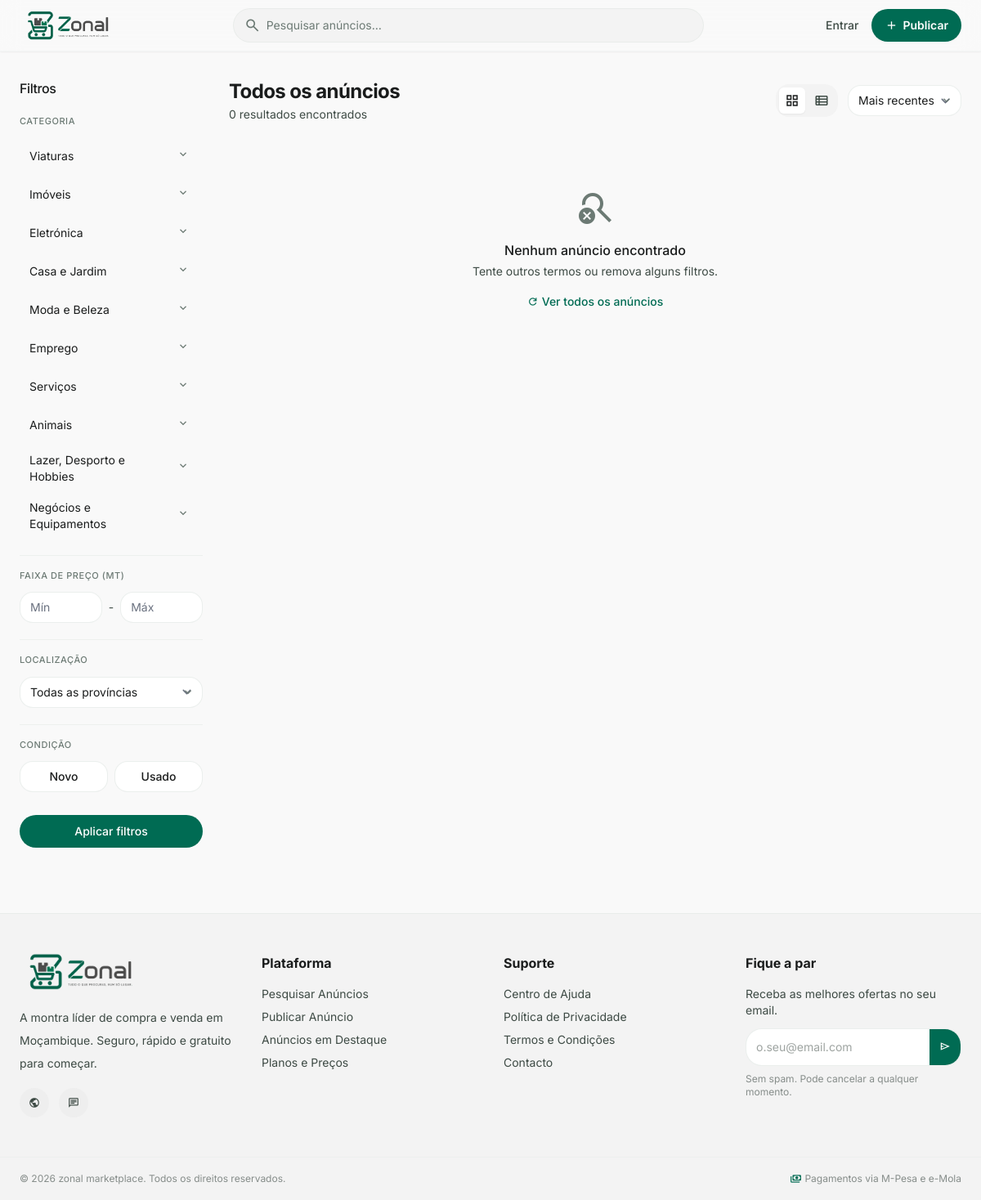
Screenshot of /pesquisa/ with the database file from the repository.
### apps/categorias/models.py (models this page shows, shortened)
class Categoria(models.Model):
    pai = models.ForeignKey(
        'self', on_delete=models.CASCADE,
        null=True, blank=True, related_name='subcategorias'
    )
    nome = models.CharField(max_length=100)
    slug = models.SlugField(max_length=100, unique=True)
    icone_url = models.CharField(max_length=255, blank=True)
    ordem = models.PositiveIntegerField(default=0)
    activa = models.BooleanField(default=True)
    nivel = models.PositiveIntegerField(default=0)
    class Meta:
        verbose_name = 'Categoria'
        verbose_name_plural = 'Categorias'
        ordering = ['ordem', 'nome']

### apps/anuncios/views.py (the view)
# urls.py: path('pesquisa/', views.pesquisa_view, name='anuncio-pesquisa'),
def pesquisa_view(request):
    from apps.categorias.models import Categoria
    queryset = Anuncio.objects.filter(
        estado='activo'
    ).select_related('categoria').prefetch_related('imagens')
    search = request.GET.get('search', '').strip()
    categoria_slug = request.GET.get('categoria', '').strip()
    provincia = request.GET.get('provincia', '').strip()
    preco_min = request.GET.get('preco_min', '').strip()
    preco_max = request.GET.get('preco_max', '').strip()
    condicao = request.GET.get('condicao', '').strip()
    ordering = request.GET.get('ordering', '-publicado_em')
    if search:
        queryset = queryset.filter(
            Q(titulo__icontains=search) | Q(descricao__icontains=search)
        )
    if categoria_slug:
        queryset = queryset.filter(
            Q(categoria__slug=categoria_slug) | Q(categoria__pai__slug=categoria_slug)
        )
    if provincia:
        queryset = queryset.filter(provincia__iexact=provincia)
    if preco_min:
        try:
            queryset = queryset.filter(preco__gte=float(preco_min))
        except ValueError:
            pass
    if preco_max:
        try:
            queryset = queryset.filter(preco__lte=float(preco_max))
        except ValueError:
            pass
    if condicao:
        queryset = queryset.filter(condicao=condicao)
    ordering_validos = ['publicado_em', '-publicado_em', 'preco', '-preco', '-visualizacoes']
    if ordering not in ordering_validos:
        ordering = '-publicado_em'
    queryset = queryset.order_by(ordering)
    paginator = Paginator(queryset, 12)
    page_obj = paginator.get_page(request.GET.get('page', 1))
    page_obj.object_list = [_anuncio_para_dict(a, request) for a in page_obj]
    return render(request, 'anuncios/pesquisa.html', {
        'page_obj': page_obj,
        'categorias': Categoria.objects.filter(activa=True, pai__isnull=True).prefetch_related('subcategorias').order_by('ordem'),
        'provincias': PROVINCIAS,
        'search': search,
        'categoria_slug': categoria_slug,
        'provincia': provincia,
        'preco_min': preco_min,
        'preco_max': preco_max,
        'condicao': condicao,
        'ordering': ordering,
    })

### templates/anuncios/pesquisa.html (shortened to what this page needs)
{% extends "base.html" %}
{% load static %}
{% block content %}
    <main class="pt-24 pb-20 px-4 sm:px-6 max-w-screen-2xl mx-auto flex flex-col md:flex-row gap-6 md:gap-8">
        <aside id="filters-sidebar" class="w-full md:w-56 flex-shrink-0 hidden md:block">
            <div class="sticky top-28">
                <form method="GET" action="{% url 'anuncio-pesquisa' %}" id="filtros-form">
                    <div class="flex items-center justify-between mb-5">
                        <h3 class="text-on-surface font-medium text-base tracking-tight">Filtros</h3>
                    </div>
                    <div class="mb-5">
                        <p class="text-[11px] font-medium uppercase tracking-wider text-outline mb-3">Categoria</p>
                        <div class="space-y-0.5" id="categorias-list">
                            {% for cat in categorias %}
                                <div>
                                    <div class="flex items-center justify-between px-3 py-2 rounded-lg text-sm transition-all
                {% if categoria_slug == cat.slug %}bg-primary/10 text-primary font-medium{% else %}text-on-surface hover:bg-surface-container-low{% endif %}">
                                        <button type="button"
                                                onclick="selecionarCategoria('{{ cat.slug }}')"
                                                class="flex-1 text-left flex items-center gap-1.5">
                                            <span>{{ cat.nome }}</span>
                                        </button>
                                        {% if cat.subcategorias.all %}
                                            <button type="button"
                                                    onclick="toggleSubcategorias('{{ cat.slug }}', this)"
                                                    class="ml-1 p-1 rounded hover:bg-surface-container-low transition-all"
                                                    aria-label="Expandir subcategorias">
            <span class="material-symbols-outlined text-[16px] text-outline transition-transform duration-200"
                  id="chevron-{{ cat.slug }}">expand_more</span>
                                            </button>
                                        {% endif %}
                                    </div>
                                </div>
                            {% endfor %}
                        </div>
                    </div>
                    <div class="h-px bg-outline-variant/20 my-4"></div>
                    <div class="mb-5">
                        <p class="text-[11px] font-medium uppercase tracking-wider text-outline mb-3">Faixa de preço
                            (MT)</p>
                        <div class="flex items-center gap-2">
                            <input type="number" name="preco_min" placeholder="Mín"
                                   value="{{ request.GET.preco_min }}"
                                   class="w-full bg-surface-container-lowest border border-outline-variant/30 rounded-lg py-2 px-3 text-sm focus:ring-2 focus:ring-primary focus:outline-none"/>
                            <span class="text-on-surface-variant text-sm flex-shrink-0">-</span>
                            <input type="number" name="preco_max" placeholder="Máx"
                                   value="{{ request.GET.preco_max }}"
                                   class="w-full bg-surface-container-lowest border border-outline-variant/30 rounded-lg py-2 px-3 text-sm focus:ring-2 focus:ring-primary focus:outline-none"/>
                        </div>
                    </div>
                    <div class="h-px bg-outline-variant/20 my-4"></div>
                    <div class="mb-5">
                        <p class="text-[11px] font-medium uppercase tracking-wider text-outline mb-3">Localização</p>
                        <div class="relative">
                            <select name="provincia"
                                    class="w-full appearance-none bg-surface-container-lowest border border-outline-variant/30 rounded-lg py-2 pl-3 pr-8 text-sm focus:ring-2 focus:ring-primary focus:outline-none">
                                <option value="">Todas as províncias</option>
                            </select>
                        </div>
                    </div>
                    <div class="h-px bg-outline-variant/20 my-4"></div>
                    <div class="mb-5">
                        <p class="text-[11px] font-medium uppercase tracking-wider text-outline mb-3">Condição</p>
                        <div class="flex gap-2">
                            <button type="button" onclick="toggleCondicao('novo', this)"
                                    class="flex-1 py-2 rounded-lg text-sm font-medium transition-all
                                       {% if request.GET.condicao == 'novo' %}bg-primary text-on-primary{% else %}bg-surface-container-lowest text-on-surface border border-outline-variant/30 hover:bg-surface-container-low{% endif %}">
                                Novo
                            </button>
                            <button type="button" onclick="toggleCondicao('usado', this)"
                                    class="flex-1 py-2 rounded-lg text-sm font-medium transition-all
                                       {% if request.GET.condicao == 'usado' %}bg-primary text-on-primary{% else %}bg-surface-container-lowest text-on-surface border border-outline-variant/30 hover:bg-surface-container-low{% endif %}">
                                Usado
                            </button>
                        </div>
                    </div>
                    <button type="submit"
                            class="w-full py-2.5 bg-primary text-on-primary rounded-xl font-medium text-sm hover:opacity-90 transition-all mt-2">
                        Aplicar filtros
                    </button>
                </form>
            </div>
        </aside>
        <div class="flex-1 min-w-0">
            <header class="flex flex-col sm:flex-row sm:items-center justify-between gap-3 mb-4">
                <div>
                    <h1 class="text-xl sm:text-2xl font-bold text-on-surface tracking-tight">
                        {% if request.GET.search %}Resultados para "{{ request.GET.search }}"
                            {% elif request.GET.categoria %}{{ request.GET.categoria|title }}
                        {% else %}Todos os anúncios{% endif %}
                    </h1>
                    <p class="text-sm text-on-surface-variant mt-0.5">
                        {{ page_obj.paginator.count }} resultado{{ page_obj.paginator.count|pluralize:"s" }}
                        encontrado{{ page_obj.paginator.count|pluralize:"s" }}
                    </p>
                </div>
                <div class="flex items-center gap-3">
                    <div class="flex gap-1 bg-surface-container-low rounded-lg p-1">
                        <button id="btn-grid" onclick="setVista('grid')"
                                title="Vista grelha"
                                class="w-8 h-8 flex items-center justify-center rounded-md transition-all bg-surface-container-lowest shadow-sm text-on-surface">
                            <span class="material-symbols-outlined text-[18px]">grid_view</span>
                        </button>
                        <button id="btn-list" onclick="setVista('list')"
                                title="Vista lista"
                                class="w-8 h-8 flex items-center justify-center rounded-md transition-all text-on-surface-variant">
                            <span class="material-symbols-outlined text-[18px]">view_list</span>
                        </button>
                    </div>
                    <div class="relative">
                        <select id="ordering-select"
                                onchange="aplicarOrdenacao(this.value)"
                                class="appearance-none bg-surface-container-lowest border border-outline-variant/30 rounded-lg py-2 pl-3 pr-8 text-sm focus:ring-2 focus:ring-primary focus:outline-none cursor-pointer">
                            <option value="-publicado_em"
                                    {% if request.GET.ordering == '-publicado_em' or not request.GET.ordering %}selected{% endif %}>
                                Mais recentes
                            </option>
                        </select>
                    </div>
                </div>
            </header>
            <div id="resultados-grid" class="grid grid-cols-1 sm:grid-cols-2 lg:grid-cols-3 gap-4">
                {% for anuncio in page_obj %}
                    <a href="{% url 'anuncio-detalhe-view' anuncio.id %}"
                       class="bg-surface-container-lowest border border-outline-variant/20 rounded-xl overflow-hidden group hover:border-outline-variant/50 hover:shadow-lg hover:shadow-black/5 transition-all duration-200">
                        <div class="relative aspect-[4/3] overflow-hidden bg-surface-container-low">
                            {% if anuncio.imagem_principal %}
                                <img class="w-full h-full object-cover group-hover:scale-105 transition-transform duration-500"
                                     src="{{ anuncio.imagem_principal }}" alt="{{ anuncio.titulo }}" loading="lazy"/>
                            {% else %}
                                <div class="w-full h-full flex items-center justify-center">
                                    <span class="material-symbols-outlined text-4xl text-outline">image</span>
                                </div>
                            {% endif %}
                            {% if anuncio.destacado %}
                                <div class="absolute top-3 left-3 bg-highlights text-on-background px-2.5 py-1 rounded-full text-[10px] font-bold uppercase flex items-center gap-1">
                                    <span class="material-symbols-outlined text-xs">star</span>
                                    Destaque
                                </div>
                            {% endif %}
                            {% if anuncio.condicao %}
                                <div class="absolute top-3 right-3 px-2 py-0.5 rounded text-[10px] font-medium
                                {% if anuncio.condicao == 'novo' %}bg-green-100 text-green-800{% else %}bg-surface-container-low text-on-surface-variant{% endif %}">
                                    {{ anuncio.condicao|capfirst }}
                                </div>
                            {% endif %}
                        </div>
                        <div class="p-4">
                            <p class="text-[10px] font-bold text-primary uppercase tracking-widest mb-1">{{ anuncio.categoria_nome }}</p>
                            <h3 class="text-sm font-medium text-on-surface leading-snug mb-3 group-hover:text-primary transition-colors line-clamp-2">
                                {{ anuncio.titulo }}
                            </h3>
                            <div class="flex items-center gap-1.5 text-on-surface-variant text-xs mb-3">
                                <span class="material-symbols-outlined text-[14px]">location_on</span>
                                <span>{{ anuncio.cidade }}, {{ anuncio.provincia }}</span>
                            </div>
                            <div class="flex items-center justify-between">
                                <span class="font-bold text-on-surface text-sm">{{ anuncio.preco|floatformat:0 }} MT</span>
                                <span class="text-xs text-on-surface-variant">{{ anuncio.publicado_em|timesince }} atrás</span>
                            </div>
                        </div>
                    </a>
                {% empty %}
                    <div class="col-span-full text-center py-16 text-on-surface-variant">
                        <span class="material-symbols-outlined text-5xl mb-4 block text-outline">search_off</span>
                        <p class="font-medium text-base text-on-surface mb-1">Nenhum anúncio encontrado</p>
                        <p class="text-sm mb-4">Tente outros termos ou remova alguns filtros.</p>
                        <a href="{% url 'anuncio-pesquisa' %}"
                           class="inline-flex items-center gap-1 text-sm text-primary font-medium hover:underline">
                            <span class="material-symbols-outlined text-sm">refresh</span>
                            Ver todos os anúncios
                        </a>
                    </div>
                {% endfor %}
            </div>
        </div>
    </main>
{% endblock %}

### templates/base.html (style rules this page uses)
.material-symbols-outlined { font-variation-settings: 'FILL' 0, 'wght' 400, 'GRAD' 0, 'opsz' 24; }

### rows the page displays
Categoria: nome "Viaturas"
Categoria: nome "Imóveis"
Categoria: nome "Eletrónica"
Categoria: nome "Casa e Jardim"
Categoria: nome "Moda e Beleza"
Categoria: nome "Emprego"
Categoria: nome "Serviços"
Categoria: nome "Animais"
Categoria: nome "Lazer, Desporto e Hobbies"
Categoria: nome "Negócios e Equipamentos"

### other values shown
{{ page_obj.paginator.count }} "0"
{{ current_year }} "2026"
